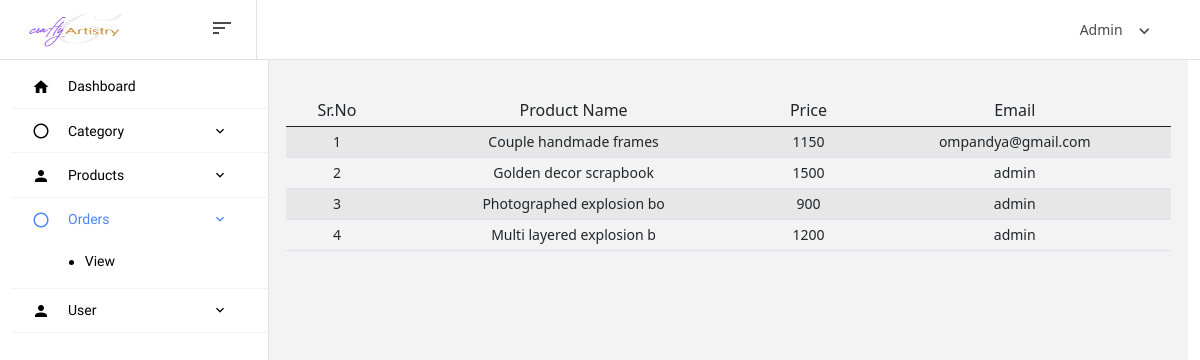
Screenshot of /admin/orderview.php with the database file from the repository.
### tables this page shows
CREATE TABLE `orders` (
  `id` varchar(50) NOT NULL,
  `prod` varchar(200) NOT NULL,
  `price` int(11) NOT NULL,
  `email` varchar(50) NOT NULL
);

### admin/orderview.php (the view, shortened to what this page needs)
<!DOCTYPE html>
<html lang="en">
<head>
  <link rel="stylesheet" href="vendors/mdi/css/materialdesignicons.min.css">
  <link rel="stylesheet" href="vendors/base/vendor.bundle.base.css">
  <link rel="stylesheet" href="vendors/datatables.net-bs4/dataTables.bootstrap4.css">
  <link rel="stylesheet" href="css/style.css">
</head>
<body>
  <div class="container-scroller">
    <nav class="navbar col-lg-12 col-12 p-0 fixed-top d-flex flex-row">
      <div class="navbar-brand-wrapper d-flex justify-content-center">
        <div class="navbar-brand-inner-wrapper d-flex justify-content-between align-items-center w-100">
          <a class="navbar-brand brand-logo" href="index.php"><img src="images/newlogo.jpeg" alt="logo"/></a>
          <button class="navbar-toggler navbar-toggler align-self-center" type="button" data-toggle="minimize">
            <span class="mdi mdi-sort-variant"></span>
          </button>
        </div>
      </div>
      <div class="navbar-menu-wrapper d-flex align-items-center justify-content-end">
        <ul class="navbar-nav navbar-nav-right">
          <li class="nav-item nav-profile dropdown">
            <a class="nav-link dropdown-toggle" href="#" data-bs-toggle="dropdown" id="profileDropdown">
              <span class="nav-profile-name">Admin</span>
            </a>
          </li>
        </ul>
      </div>
    </nav>
    <div class="container-fluid page-body-wrapper">
      <nav class="sidebar sidebar-offcanvas" id="sidebar">
        <ul class="nav">
          <li class="nav-item">
            <a class="nav-link" href="index.php">
              <i class="mdi mdi-home menu-icon"></i>
              <span class="menu-title">Dashboard</span>
            </a>
          </li>
          <li class="nav-item">
            <a class="nav-link"  id="Category" data-bs-toggle="collapse" href="#cat" aria-expanded="false" aria-controls="cat">
              <i class="mdi mdi-circle-outline menu-icon"></i>
              <span class="menu-title">Category</span>
              <i class="menu-arrow"></i>
            </a>
          </li>
          <li class="nav-item">
            <a class="nav-link" data-bs-toggle="collapse" href="#auth" aria-expanded="false" aria-controls="auth">
              <i class="mdi mdi-account menu-icon"></i>
              <span class="menu-title">Products</span>
              <i class="menu-arrow"></i>
            </a>
          </li>
          <li class="nav-item">
            <a class="nav-link" id="Orders" data-bs-toggle="collapse" href="#ord" aria-expanded="false" aria-controls="ord">
              <i class="mdi mdi-circle-outline menu-icon"></i>
              <span class="menu-title">Orders</span>
              <i class="menu-arrow"></i>
            </a>
            <div class="collapse" id="ord">
              <ul class="nav flex-column sub-menu">
                <li class="nav-item"> <a class="nav-link" href="orderview.php"> View </a></li>
              </ul>
            </div>
          </li>
          <li class="nav-item">
            <a class="nav-link" data-bs-toggle="collapse" href="#user" aria-expanded="false" aria-controls="auth">
              <i class="mdi mdi-account menu-icon"></i>
              <span class="menu-title">User</span>
              <i class="menu-arrow"></i>
            </a>
          </li>
        </ul>
      </nav>
      <div class="main-panel">
        <div class="content-wrapper">
    <html>
<head>
<link href="https://cdn.jsdelivr.net/npm/bootstrap@5.0.2/dist/css/bootstrap.min.css" rel="stylesheet">
</head>
<body>
<table class="table table-striped text-center">
    <thead>
        <tr>
            <th>Sr.No</th>
            <th>Product Name</th>
            <th>Price</th>
            <th>Email</th>
        </tr>
    </thead>
    <tbody>
        <?php
        $conn = mysqli_connect("localhost", "root", "", "crafty");
        $sql = "SELECT * FROM `orders`";
        $query = mysqli_query($conn, $sql);
        $count = 0;
        while ($res = mysqli_fetch_assoc($query)) {
            $count++;
            ?>
            <tr>
                <td><?php echo $count; ?></td>
                <td><?php echo $res['prod']; ?></td>
                <td><?php echo $res['price']; ?></td>
                <td><?php echo $res['email']; ?></td>
            </tr>
            <?php
        }
        ?>
    </tbody>
</table>
</body>
</html>
        </div>
      </div>
    </div>
  </div>
</body>
</html>

### rows the page displays
orders: prod "Couple handmade frames", price "1150", email "ompandya@gmail.com"
orders: prod "Golden decor scrapbook", price "1500", email "admin"
orders: prod "Photographed explosion bo", price "900", email "admin"
orders: prod "Multi layered explosion b", price "1200", email "admin"
